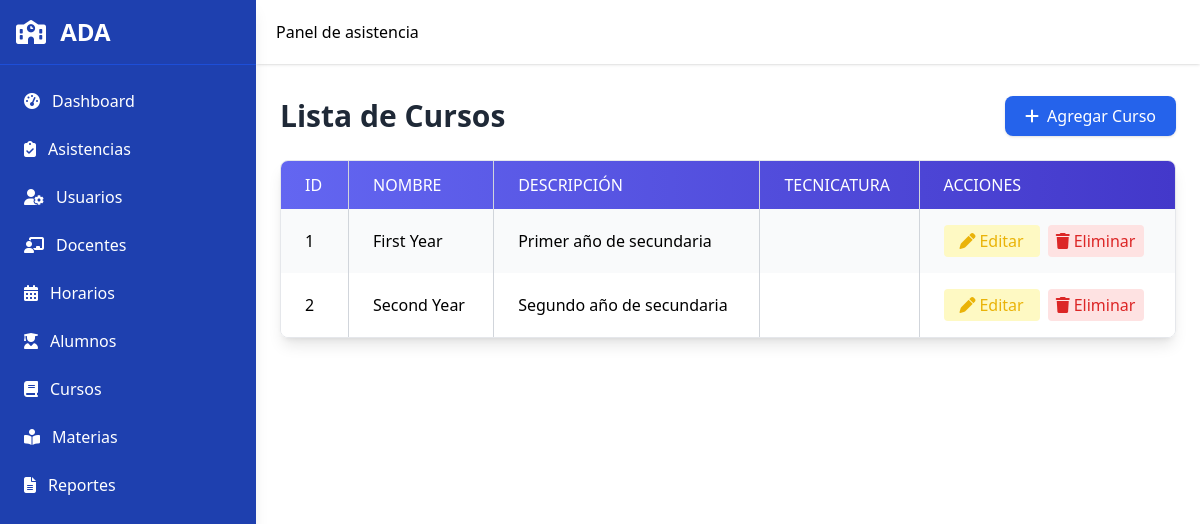
/courses.php, run on an earlier commit of the app's database.
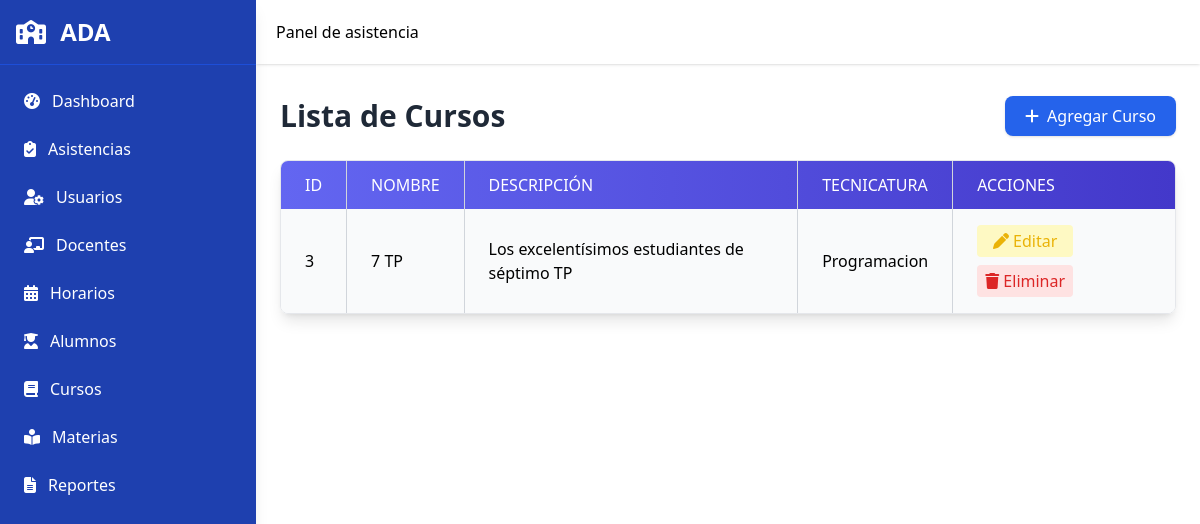
And on a later commit of the database.
### tables this page shows
CREATE TABLE `courses` (
  `course_id` int(11) NOT NULL,
  `name` varchar(100) NOT NULL,
  `description` text DEFAULT NULL,
  `technical_degree` varchar(50) DEFAULT NULL
);

### courses.php (the view, shortened to what this page needs)
<?php
include 'includes/header.php';
include 'includes/sidebar.php';
include 'includes/navbar.php';
include 'includes/conn.php';
?>
<div class="flex-1 md:ml-64 transition-all duration-300">
  <br>
  <br>
  <br>
  <main class="pt-20 p-4 md:p-6">
    <div class="flex flex-col md:flex-row justify-between items-start md:items-center mb-6 gap-3">
      <h1 class="text-3xl font-bold text-gray-800">Lista de Cursos</h1>
      <a href="javascript:void(0)" onclick="openModal('addCourseModal')" class="inline-flex items-center bg-blue-600 text-white px-5 py-2 rounded-lg shadow hover:bg-blue-700 transition flex-shrink-0">
        <i class="fa-solid fa-plus mr-2"></i> Agregar Curso
      </a>
    </div>
    <div class="overflow-x-auto rounded-lg shadow-lg border border-gray-200">
      <table class="min-w-full border-collapse">
        <thead class="bg-gradient-to-r from-indigo-500 to-indigo-700 text-white">
          <tr>
            <th class="px-4 md:px-6 py-3 border-r border-gray-300 text-left font-medium uppercase text-sm md:text-base">ID</th>
            <th class="px-4 md:px-6 py-3 border-r border-gray-300 text-left font-medium uppercase text-sm md:text-base">Nombre</th>
            <th class="px-4 md:px-6 py-3 border-r border-gray-300 text-left font-medium uppercase text-sm md:text-base">Descripción</th>
            <th class="px-4 md:px-6 py-3 border-r border-gray-300 text-left font-medium uppercase text-sm md:text-base">Tecnicatura</th>
            <th class="px-4 md:px-6 py-3 text-left font-medium uppercase text-sm md:text-base">Acciones</th>
          </tr>
        </thead>
        <tbody>
          <?php
          try {
              $sql = "SELECT * FROM courses ORDER BY course_id ASC";
              $stmt = $conn->query($sql);
              $courses = $stmt->fetchAll();
              if ($courses) {
                  foreach ($courses as $i => $course) {
                      $rowClass = $i % 2 === 0 ? 'bg-gray-50' : 'bg-white';
                      echo "<tr class='hover:bg-gray-100 {$rowClass}'>";
                      echo "<td class='px-4 md:px-6 py-4 border-r border-gray-300'>{$course['course_id']}</td>";
                      echo "<td class='px-4 md:px-6 py-4 border-r border-gray-300'>{$course['name']}</td>";
                      echo "<td class='px-4 md:px-6 py-4 border-r border-gray-300'>{$course['description']}</td>";
                      echo "<td class='px-4 md:px-6 py-4 border-r border-gray-300'>{$course['technical_degree']}</td>";
                      echo "<td class='px-4 md:px-6 py-4 flex flex-wrap gap-2'>";
                      echo "<a href='javascript:void(0)'
                              onclick='openEditModalCourse(".json_encode($course).")'
                              class='text-yellow-500 hover:text-yellow-700 bg-yellow-100 px-3 py-1 rounded flex items-center justify-center w-24 text-sm md:text-base'>
                              <i class='fa-solid fa-pen mr-1'></i>Editar
                            </a>";
                      echo "<a href='courses_back/delete_course.php?id={$course['course_id']}'
                              class='text-red-600 hover:text-red-800 bg-red-100 px-3 py-1 rounded flex items-center justify-center w-24 text-sm md:text-base'
                              onclick=\"return confirm('¿Estás seguro de eliminar este curso?')\">
                              <i class='fa-solid fa-trash mr-1'></i>Eliminar
                            </a>";
                      echo "</td>";
                      echo "</tr>";
                  }
              } else {
                  echo "<tr><td colspan='5' class='px-4 md:px-6 py-4 text-center text-gray-500'>No hay cursos registrados</td></tr>";
              }
          } catch (PDOException $e) {
              echo "<tr><td colspan='5' class='px-4 md:px-6 py-4 text-center text-red-600'>Error: {$e->getMessage()}</td></tr>";
          }
          ?>
        </tbody>
      </table>
    </div>
  </main>
</div>

What changed in the data, as far as the page shows it:
removed courses: course_id "1", name "First Year", description "Primer año de secundaria"
removed courses: course_id "2", name "Second Year", description "Segundo año de secundaria"
added courses: course_id "3", name "7 TP", description "Los excelentísimos estudiantes de séptimo TP", technical_degree "Programacion"
